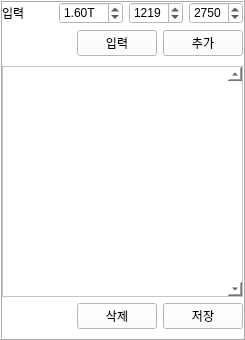
<?xml version="1.0" encoding="UTF-8"?>
<ui version="4.0">
 <class>Form</class>
 <widget class="QWidget" name="Form">
  <property name="windowModality">
   <enum>Qt::ApplicationModal</enum>
  </property>
  <property name="geometry">
   <rect>
    <x>0</x>
    <y>0</y>
    <width>245</width>
    <height>340</height>
   </rect>
  </property>
  <property name="windowTitle">
   <string>List 선택</string>
  </property>
  <property name="styleSheet">
   <string notr="true"/>
  </property>
  <layout class="QVBoxLayout" name="vLayout">
   <property name="leftMargin">
    <number>0</number>
   </property>
   <property name="topMargin">
    <number>0</number>
   </property>
   <property name="rightMargin">
    <number>0</number>
   </property>
   <property name="bottomMargin">
    <number>0</number>
   </property>
   <item>
    <widget class="QFrame" name="frame_3">
     <property name="styleSheet">
      <string notr="true">background-color:white;</string>
     </property>
     <property name="frameShape">
      <enum>QFrame::Box</enum>
     </property>
     <property name="frameShadow">
      <enum>QFrame::Raised</enum>
     </property>
     <layout class="QVBoxLayout" name="verticalLayout">
      <property name="leftMargin">
       <number>0</number>
      </property>
      <property name="topMargin">
       <number>0</number>
      </property>
      <property name="rightMargin">
       <number>0</number>
      </property>
      <property name="bottomMargin">
       <number>0</number>
      </property>
      <item>
       <widget class="QFrame" name="fr_btn_container">
        <property name="frameShape">
         <enum>QFrame::NoFrame</enum>
        </property>
        <property name="frameShadow">
         <enum>QFrame::Raised</enum>
        </property>
        <layout class="QHBoxLayout" name="horizontalLayout">
         <property name="leftMargin">
          <number>0</number>
         </property>
         <property name="topMargin">
          <number>0</number>
         </property>
         <property name="rightMargin">
          <number>0</number>
         </property>
         <property name="bottomMargin">
          <number>0</number>
         </property>
         <item>
          <widget class="QLabel" name="label">
           <property name="text">
            <string>입력</string>
           </property>
          </widget>
         </item>
         <item>
          <widget class="QDoubleSpinBox" name="double_depth">
           <property name="suffix">
            <string>T</string>
           </property>
           <property name="maximum">
            <double>10.000000000000000</double>
           </property>
           <property name="singleStep">
            <double>0.010000000000000</double>
           </property>
           <property name="value">
            <double>1.600000000000000</double>
           </property>
          </widget>
         </item>
         <item>
          <widget class="QSpinBox" name="spin_width">
           <property name="minimum">
            <number>0</number>
           </property>
           <property name="maximum">
            <number>3000</number>
           </property>
           <property name="value">
            <number>1219</number>
           </property>
          </widget>
         </item>
         <item>
          <widget class="QSpinBox" name="spin_height">
           <property name="minimum">
            <number>0</number>
           </property>
           <property name="maximum">
            <number>5000</number>
           </property>
           <property name="value">
            <number>2750</number>
           </property>
          </widget>
         </item>
        </layout>
       </widget>
      </item>
      <item>
       <widget class="QFrame" name="frame">
        <property name="frameShape">
         <enum>QFrame::NoFrame</enum>
        </property>
        <property name="frameShadow">
         <enum>QFrame::Raised</enum>
        </property>
        <layout class="QHBoxLayout" name="horizontalLayout_2">
         <property name="leftMargin">
          <number>0</number>
         </property>
         <property name="topMargin">
          <number>0</number>
         </property>
         <property name="rightMargin">
          <number>0</number>
         </property>
         <property name="bottomMargin">
          <number>4</number>
         </property>
         <item>
          <spacer name="horizontalSpacer">
           <property name="orientation">
            <enum>Qt::Horizontal</enum>
           </property>
           <property name="sizeHint" stdset="0">
            <size>
             <width>40</width>
             <height>20</height>
            </size>
           </property>
          </spacer>
         </item>
         <item>
          <widget class="QPushButton" name="PB_Input">
           <property name="text">
            <string>입력</string>
           </property>
          </widget>
         </item>
         <item>
          <widget class="QPushButton" name="PB_Append">
           <property name="text">
            <string>추가</string>
           </property>
          </widget>
         </item>
        </layout>
       </widget>
      </item>
      <item>
       <widget class="QListWidget" name="listWidget">
        <property name="verticalScrollBarPolicy">
         <enum>Qt::ScrollBarAlwaysOn</enum>
        </property>
        <property name="horizontalScrollBarPolicy">
         <enum>Qt::ScrollBarAsNeeded</enum>
        </property>
        <property name="autoScrollMargin">
         <number>10</number>
        </property>
        <property name="editTriggers">
         <set>QAbstractItemView::NoEditTriggers</set>
        </property>
        <property name="dragEnabled">
         <bool>true</bool>
        </property>
        <property name="dragDropMode">
         <enum>QAbstractItemView::DragDrop</enum>
        </property>
        <property name="defaultDropAction">
         <enum>Qt::MoveAction</enum>
        </property>
        <property name="alternatingRowColors">
         <bool>true</bool>
        </property>
        <property name="isWrapping" stdset="0">
         <bool>true</bool>
        </property>
        <property name="wordWrap">
         <bool>true</bool>
        </property>
        <property name="sortingEnabled">
         <bool>true</bool>
        </property>
       </widget>
      </item>
      <item>
       <widget class="QFrame" name="frame_2">
        <property name="frameShape">
         <enum>QFrame::NoFrame</enum>
        </property>
        <property name="frameShadow">
         <enum>QFrame::Raised</enum>
        </property>
        <layout class="QHBoxLayout" name="horizontalLayout_3">
         <property name="topMargin">
          <number>0</number>
         </property>
         <property name="rightMargin">
          <number>0</number>
         </property>
         <item>
          <spacer name="horizontalSpacer_2">
           <property name="orientation">
            <enum>Qt::Horizontal</enum>
           </property>
           <property name="sizeHint" stdset="0">
            <size>
             <width>40</width>
             <height>20</height>
            </size>
           </property>
          </spacer>
         </item>
         <item>
          <widget class="QPushButton" name="PB_Delete">
           <property name="text">
            <string>삭제</string>
           </property>
          </widget>
         </item>
         <item>
          <widget class="QPushButton" name="PB_Save">
           <property name="text">
            <string>저장</string>
           </property>
          </widget>
         </item>
        </layout>
       </widget>
      </item>
     </layout>
    </widget>
   </item>
  </layout>
 </widget>
 <resources/>
 <connections/>
</ui>
